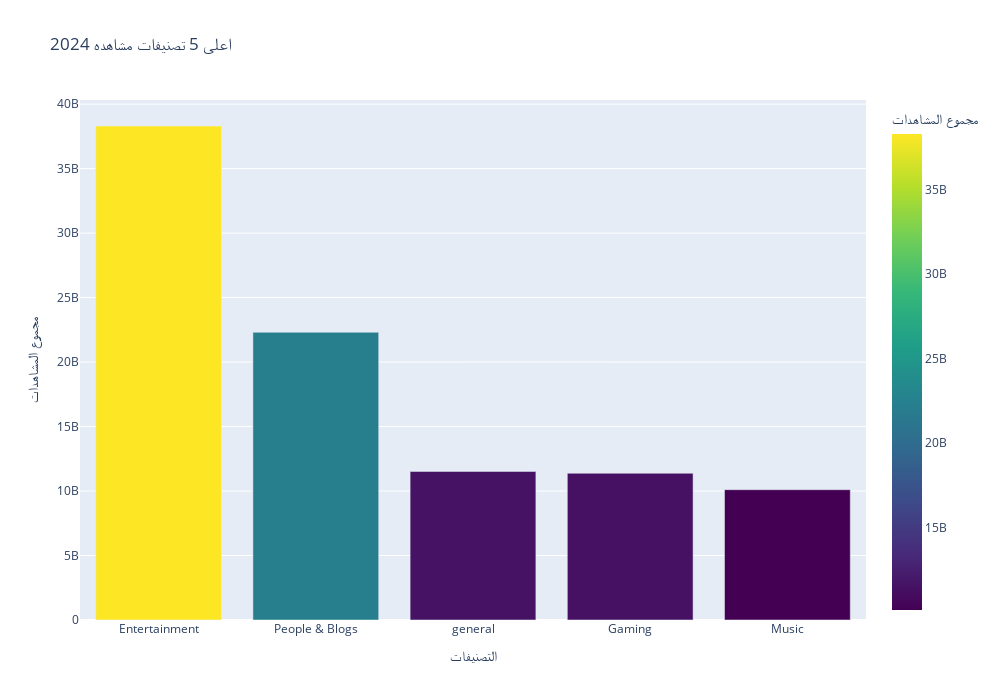

The code cell stored with this chart in its notebook:
### Code cell
years = ['2016_views', '2017_views', '2018_views', '2019_views', 
         '2020_views', '2021_views', '2022_views', '2023_views', '2024_views']


for year in years:

    df_yearly = df.groupby('category')[year].sum().reset_index()


    df_top5 = df_yearly.sort_values(by=year, ascending=False).head(5)


    fig = px.bar(df_top5, 
                 x='category', 
                 y=year, 
                 title=f'اعلى 5 تصنيفات مشاهده {year[:4]}',  # Extract year part from column name
                 labels={'category': 'التصنيفات', year: 'مجموع المشاهدات'},  # Labeling axes
                 color=year,  # Add color to bars based on the view count
                 color_continuous_scale='Viridis',width=1000,height=700)# Set a color scale for the bars


fig.show()

### Figure 1 — Plotly figure (JSON) as saved in the notebook; plotly's stock layout.template omitted (floating-point values rounded to 4 significant figures)
{"data": [{"alignmentgroup": "True", "hovertemplate": "التصنيفات=%{x}<br>مجموع المشاهدات=%{marker.color}<extra></extra>", "legendgroup": "", "marker": {"color": [38302657760, 22307780517, 11518612784, 11376490702, 10105788738], "coloraxis": "coloraxis", "pattern": {"shape": ""}}, "name": "", "offsetgroup": "", "orientation": "v", "showlegend": false, "textposition": "auto", "type": "bar", "x": ["Entertainment", "People & Blogs", "general", "Gaming", "Music"], "xaxis": "x", "y": [38302657760, 22307780517, 11518612784, 11376490702, 10105788738], "yaxis": "y"}], "layout": {"barmode": "relative", "coloraxis": {"colorbar": {"title": {"text": "مجموع المشاهدات"}}, "colorscale": [[0, "#440154"], [0.1111, "#482878"], [0.2222, "#3e4989"], [0.3333, "#31688e"], [0.4444, "#26828e"], [0.5556, "#1f9e89"], [0.6667, "#35b779"], [0.7778, "#6ece58"], [0.8889, "#b5de2b"], [1, "#fde725"]]}, "height": 700, "legend": {"tracegroupgap": 0}, "title": {"text": "اعلى 5 تصنيفات مشاهده 2024"}, "width": 1000, "xaxis": {"anchor": "y", "domain": [0, 1], "title": {"text": "التصنيفات"}}, "yaxis": {"anchor": "x", "domain": [0, 1], "title": {"text": "مجموع المشاهدات"}}}}
